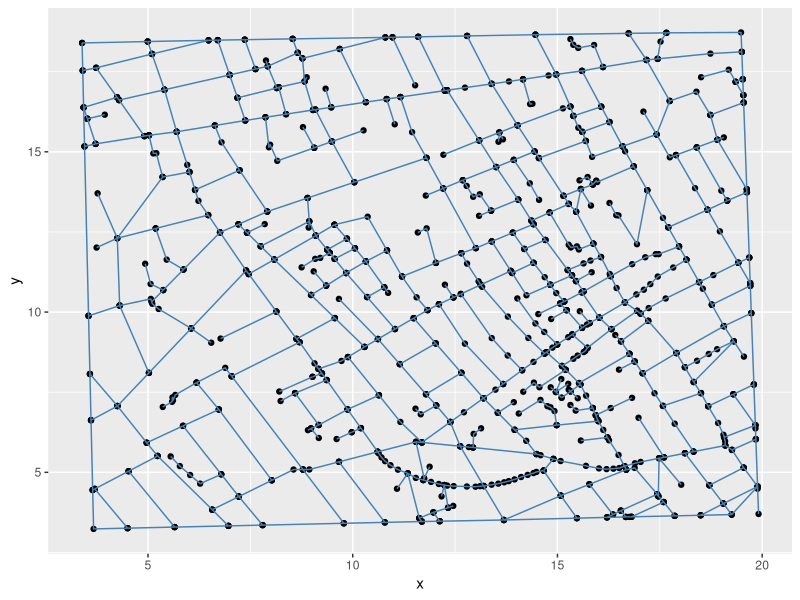
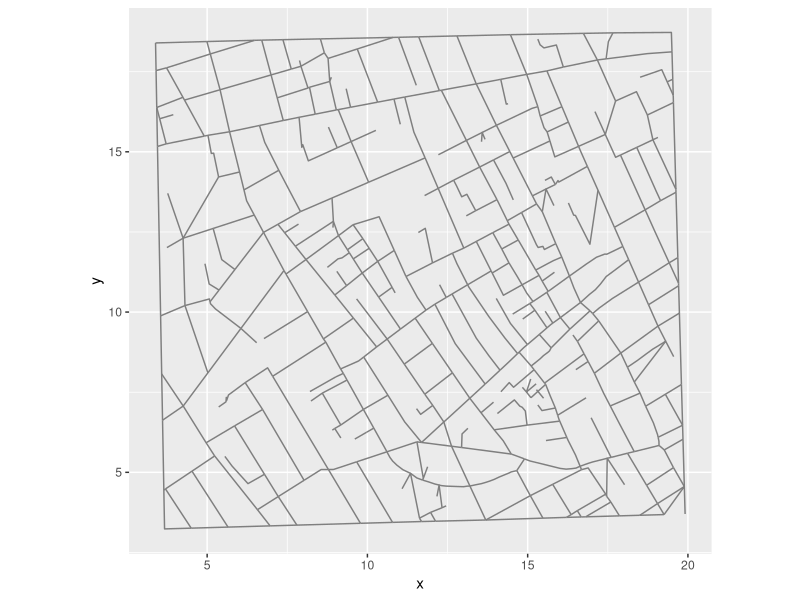
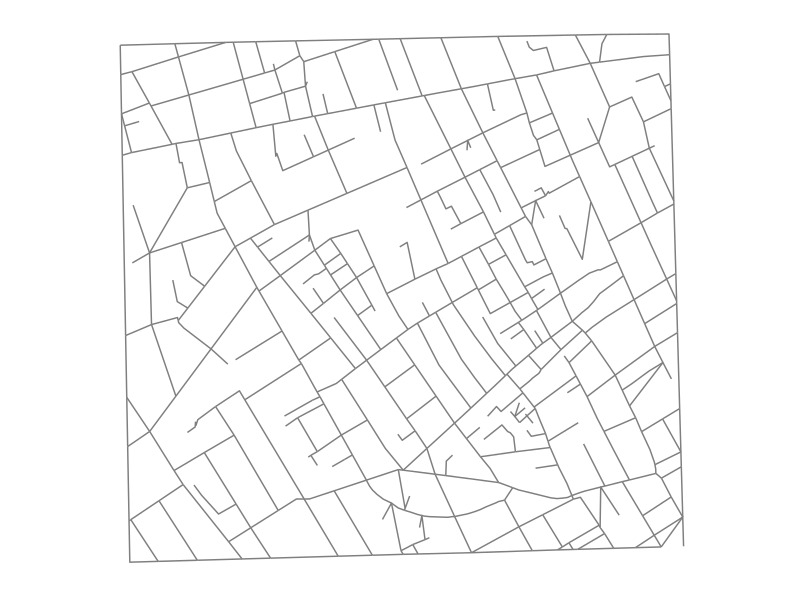
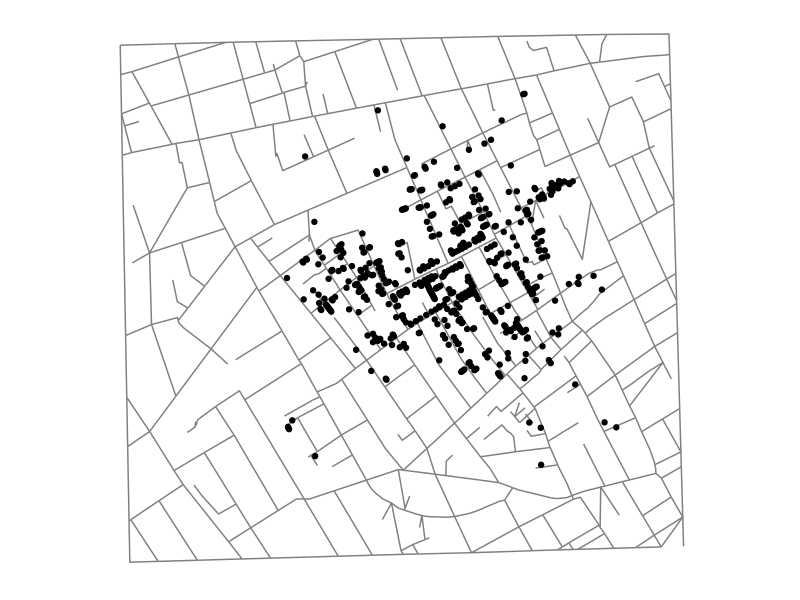
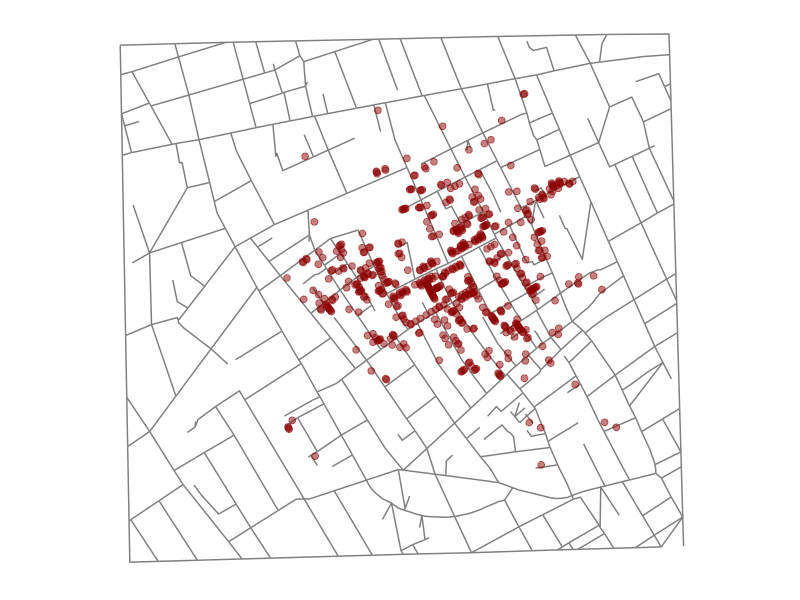
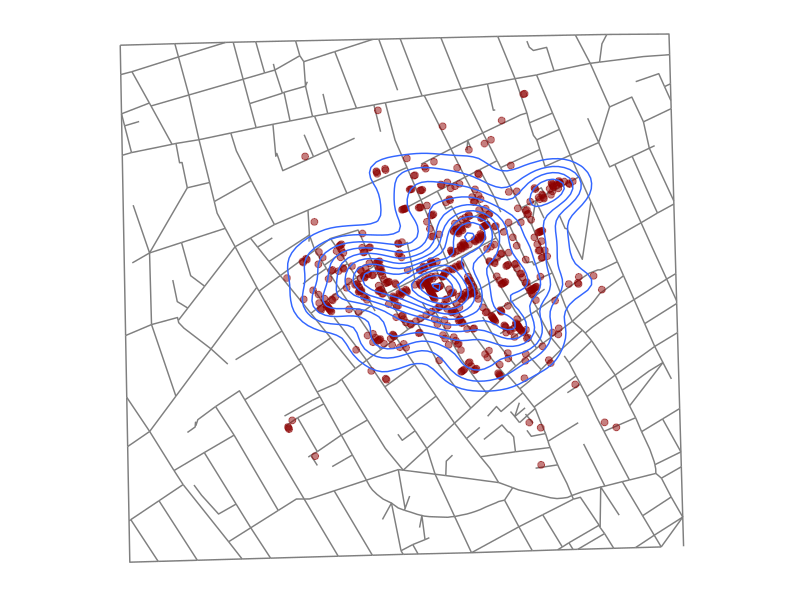
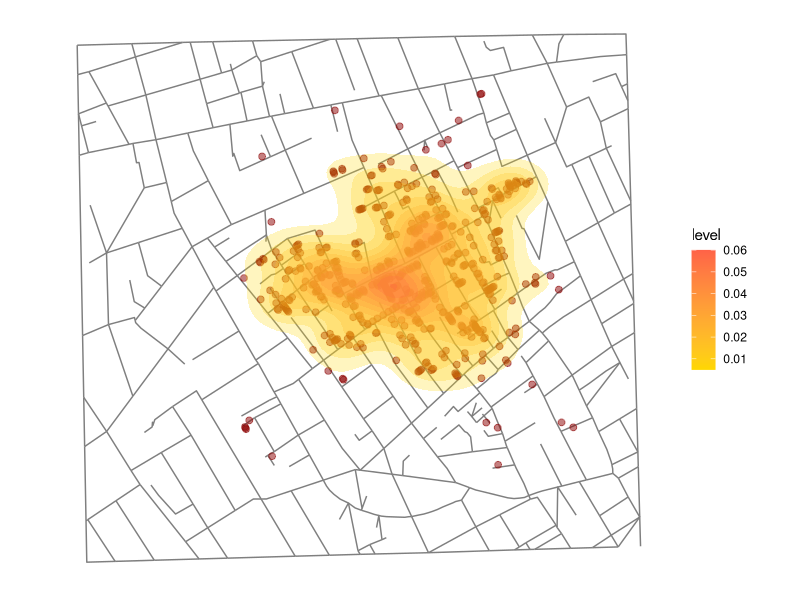
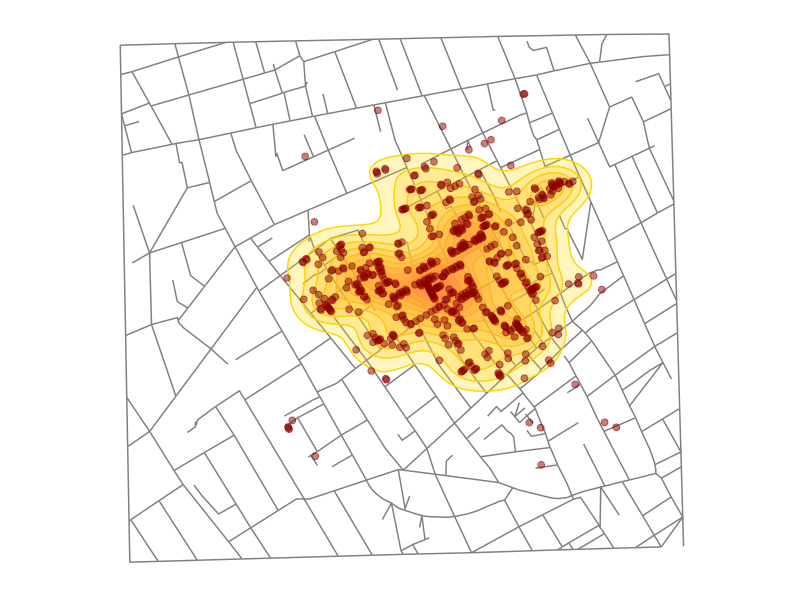

Source code (R) for these figures, in order:
# ==============================================================================
#
# Redraw John Snow's map of cholera deaths in London streets, 1854.
#
# Sources:
#
# - HistData package (data)
#   https://cran.r-project.org/package=HistData
#
# - Arthur Charpentier (R code)
#   http://freakonometrics.hypotheses.org/tag/cholera
#
# ==============================================================================

# load required packages

library(ggplot2) # 3.0.0

# load historical datasets (from the HistData package)

Snow.deaths  <- read.csv("Snow.deaths.csv"  , stringsAsFactors = FALSE)
Snow.streets <- read.csv("Snow.streets.csv" , stringsAsFactors = FALSE)

# ==============================================================================
# [1] Draw static map of London streets in 1854
# ==============================================================================

# understand the data structure
ggplot(data = Snow.streets, aes(x = x, y = y)) +
  geom_point(color = "black") +
  geom_line(aes(group = street), color = "steelblue")

# plot street coordinates
g <- ggplot(data = Snow.streets, aes(x = x, y = y)) +
  geom_line(aes(group = street), color = "grey50") +
  coord_equal() # equalize longitude and latitude

# basic map layer
g

# remove unrequired plot (axis) elements
g <- g + 
  labs(x = NULL, y = NULL) + # remove titles
  theme(panel.background = element_blank(),
        panel.grid = element_blank(),
        axis.text = element_blank(),
        axis.ticks = element_blank())

# finalized street map
g

# ==============================================================================
# [2] Add John Snow's records of cholera deaths
# ==============================================================================

# understand the relevant geometry
g + geom_point(
  data = Snow.deaths,
  aes(x, y)
)

# create a layer of geolocalised cholera deaths
p <- geom_point(
  data = Snow.deaths,
  aes(x, y),
  size = 2, color = "darkred", alpha = .5
)

# street map + cholera data layer
g + p

# ==============================================================================
# [3] Emphasize affected areas with density curves
# ==============================================================================

# draw 2-dimensional density curves
g + 
  # cholera deaths
  p +
  geom_density2d(
    data = Snow.deaths,
    aes(x, y)
  )

# fill density curves with custom color gradient
g + 
  # cholera deaths
  p +
  stat_density2d(
    data = Snow.deaths,
    aes(x, y, fill = ..level..), 
    alpha = .25, geom = "polygon"
  ) +
  scale_fill_gradient(low = "gold", high = "tomato")

# ==============================================================================
# [4] Combine all plot elements
# ==============================================================================

g + 
  # density curves (outline)
  geom_density2d(
    data = Snow.deaths,
    aes(x, y, color = ..level..)
  ) +
  # density curves (fill)
  stat_density2d(
    data = Snow.deaths,
    aes(fill = ..level..), 
    alpha = .25, geom = "polygon"
  ) +
  # cholera deaths (loaded last to show on top of density curves)
  p +
  # custom colors (outline and fill)
  scale_color_gradient(low = "gold", high = "tomato") +
  scale_fill_gradient(low = "gold", high = "tomato") +
  # hide legends
  guides(color = FALSE, fill = FALSE)

# add titles and save in PDF format

ggsave(
  "cholera-map.pdf",
  last_plot() +
    ggtitle(
      label = "Cholera deaths in London, 1854",
      subtitle = "Based on John Snow's investigation of the Broad Street outbreak."
    )
)

# have a nice day
